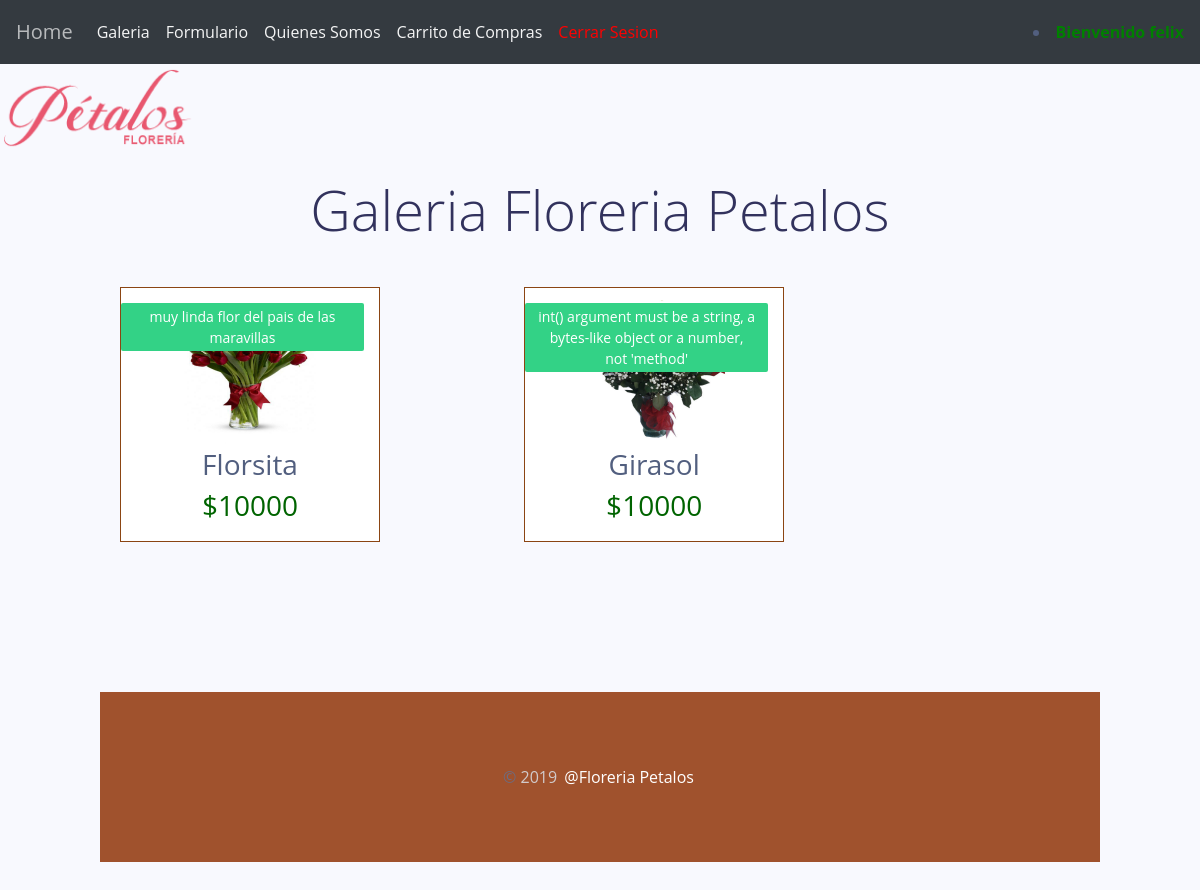
The app's page /galeria/ (signed in), older data.
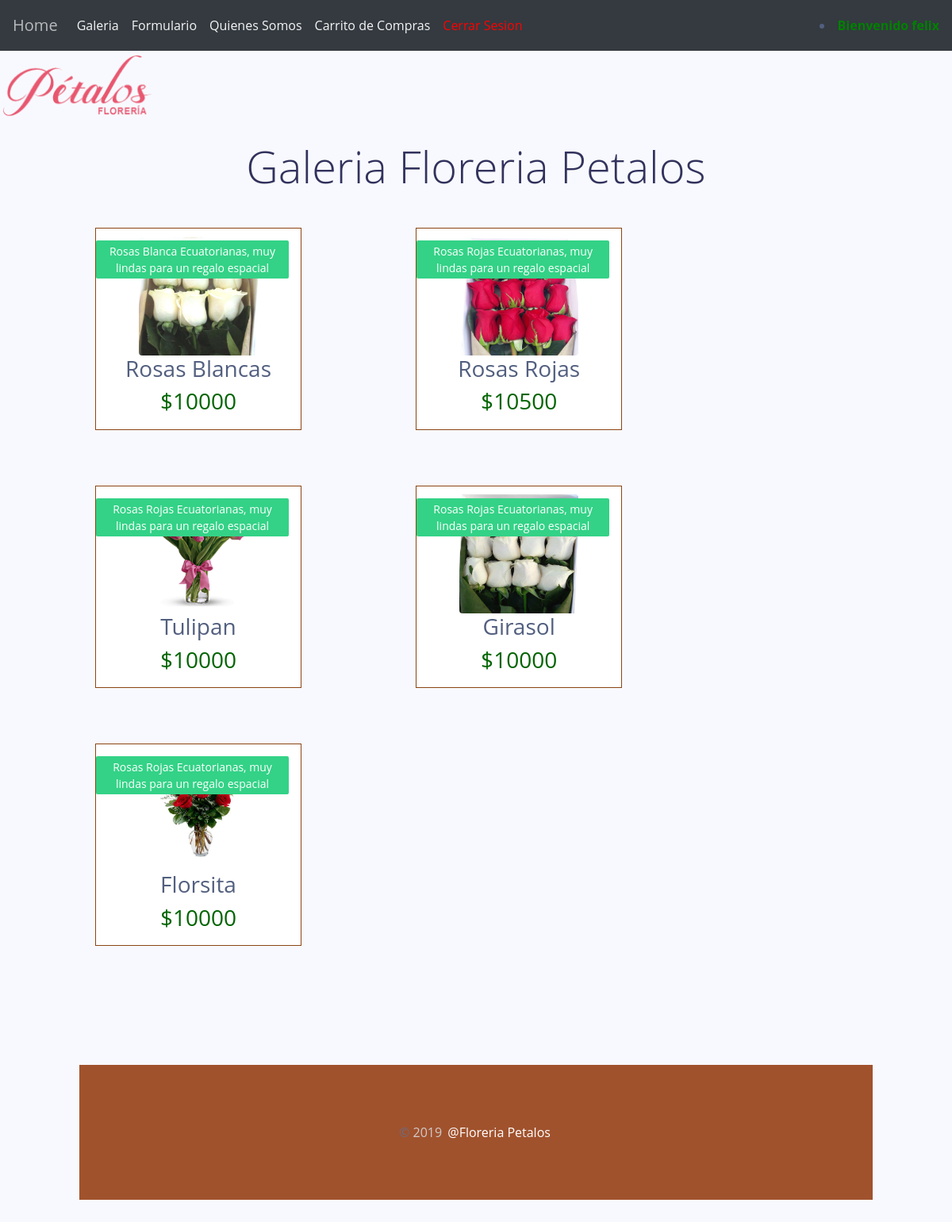
The same page, newer data.
### core/models.py (models this page shows, shortened)
class Flores(models.Model):
    imagen=models.ImageField(upload_to="flores",null=True)
    name=models.CharField(max_length=100, primary_key=True)
    precio=models.IntegerField()
    descripcion=models.TextField()
    estado=models.BooleanField()
    stock=models.IntegerField()

### core/views.py (the view)
# urls.py: path('galeria/',galeria,name='GALE'),
@login_required(login_url='/login/')
def galeria(request):
    flor=Flores.objects.all()
    return render(request,'core/galeria.html',{'lista':flor})

### core/templates/core/galeria.html (shortened to what this page needs)
{% extends "core/base.html" %} {% block titulo %} Galeria de Flores - Floreria Petalos {% endblock titulo %} {% load static %} {% block contenido %}
<h1 class="text-center display-4 my-4 ">Galeria Floreria Petalos</h1>
{% for f in lista %}
<div class="col-lg-3 col-md-4 col-sm-6 mix sale rounded" style="display: inline-block; padding: 20px; margin-left: 100px; " data-bound="">
    <div class="single_product" style="border:1px solid saddlebrown; padding-bottom: 10px;">
        <center>
            <div class="product_image" style="padding-top: 10px">
                <img src="{{f.imagen.url}}" style="width:150px; height: 150px; border-image: 2px; text-align: center;" class="rounded">
                <h3>{{f.name}}</h3>
                <div class="new_badge" style="text-align: center;">{{f.descripcion}}</div>
            </div>
        </center>
        <div class="product_btm_text" style="text-align: center;">
            <h3 class="price" style="color:darkgreen; size: 50pxpx;">${{f.precio}}</h3>
        </div>
    </div>
</div>
{% endfor %} {% endblock contenido %}

### core/templates/core/base.html (shortened to what this page needs)
<!DOCTYPE html>
<html lang="en">
{% load pwa %}
{% load static %}
<head>
    <link rel="stylesheet" href="https://stackpath.bootstrapcdn.com/bootstrap/4.3.1/css/bootstrap.min.css">
    <link rel="stylesheet" href="https://stackpath.bootstrapcdn.com/font-awesome/4.7.0/css/font-awesome.min.css" />
    <link  rel="stylesheet" href="{% static 'css/estilos.css' %}" type="text/css" >
</head>
<body>
    <nav class="navbar navbar-expand-lg navbar-dark bg-dark">
        <a class="navbar-brand" href="{% url 'HOME' %}">Home</a>
        <div class="collapse navbar-collapse" id="navbarSupportedContent">
            <ul class="navbar-nav mr-auto">
                {% if user.is_authenticated %}
                <li class="nav-item">
                    <a class="nav-link" href="{% url 'GALE' %}">Galeria</a>
                </li>
                {% endif %} {% if user.is_authenticated %} {% if user.is_staff %}
                <li class="nav-item">
                    <a class="nav-link" href="{% url 'FORMI' %}">Formulario</a>
                </li>
                {% endif %} {% endif %} {% if user.is_authenticated %}
                <li class="nav-item">
                    <a class="nav-link" href="{% url 'QUIEN' %}">Quienes Somos</a>
                </li>
                {% endif %} {% if user.is_authenticated %}
                <li class="nav-item dropdown">
                    <a class="nav-link" href="{% url 'CARRITO' %}">Carrito de Compras</a>
                </li>
                {% endif %}
                {% if user.is_authenticated %}
            <form class="form-inline my-2 my-lg-0">
                <li class="nav-item dropdown">
                    <a style="color: red;" class="nav-link" href="{% url 'CERRAR' %}">Cerrar Sesion</a>
                </li>
                {% endif %}
            </ul>
                <li>
                <b style="color: green;">Bienvenido {{ user.username }}</b>
                </li>
        </div>
    </nav>
    <div>
        <img src="{% static 'core/img/logo-floreria.png' %}" alt="" style="width: 200px">
    </div>
    {% block contenido %}
    {% endblock contenido %}
 <footer style="margin: 100px;">
      <div class="bottom section-padding">
          <div class="container">
            <div class="row">
              <div class="col-md-12 text-center">
                <div class="copyright">
                  <p>© <span>2019</span> <a href="{% url 'HOME' %}" class="transition">@Floreria Petalos</a></p>
                </div>
              </div>
            </div>
          </div>
        </div>
  </footer>
</body>
</html>

### core/static/core/css/estilos.css (style rules this page uses)
body { font-family: 'Roboto'; font-size: 16px; }
.mix { display: none; }
.single_product { text-align: center; overflow: hidden; margin-bottom: 30px; border: 1px solid rgba(0, 0, 0, 0.02); padding-bottom: 20px; background: #fff; transition: .5s; }
.product_image { overflow: hidden; position: relative; }
.product_image img { width: 100%; height: auto; transition: all 1.5s ease 0s; }
.new_badge { display: inline-block; background: #33d286; color: #fff; padding: 3px 12px; font-size: 14px; position: absolute; top: 15px; right: 15px; border-radius: 2px; }
.section-padding { padding: 60px 0; }
.bottom { background-color: sienna; }
.bottom .copyright { color: #e5e5e5; font-weight: 600; }
.copyright a { color: white; margin-left: 3px; padding-right: 3px; }
.bottom p { margin-bottom: 0; line-height: 50px; font-size: 16px; font-weight: 400; }
.copyright p span { color: #d1caca; }
.bottom .copyright p, .bottom .copyright a:hover { color: #6c6d83; }
:root { --blue: #5e72e4; --indigo: #5603ad; --purple: #8965e0; --pink: #f3a4b5; --red: #f5365c; --orange: #fb6340; --yellow: #ffd600; --green: #2dce89; --teal: #11cdef; --cyan: #2bffc6; --white: #fff; --gray: #8898aa; --gray-dark: #32325d; --light: #ced4da; --lighter: #e9ecef; --primary: #5e72e4; --secondary: #f7fafc; --success: #2dce89; --info: #11cdef; --warning: #fb6340; --danger: #f5365c; --light: #adb5bd; --dark: #212529; --default: #172b4d; --white: #fff; --neutral: #fff; --darker: black; --breakpoint-xs: 0; --breakpoint-sm: 576px; --breakpoint-md: 768px; --breakpoint-lg: 992px; --breakpoint-xl: 1200px; --font-family-sans-serif: Open Sans, sans-serif; --font-family-monospace: SFMono-Regular, Menlo, Monaco, Consolas, 'Liberation Mono', 'Courier New', monospace; }
*, *::before, *::after { box-sizing: border-box; }
html { font-family: sans-serif; line-height: 1.15; -webkit-text-size-adjust: 100%; -ms-text-size-adjust: 100%; -ms-overflow-style: scrollbar; -webkit-tap-highlight-color: rgba(0, 0, 0, 0); }
figcaption, footer, header, main, nav, section { display: block; }
body { font-family: Open Sans, sans-serif; font-size: 1rem; font-weight: 400; line-height: 1.5; margin: 0; text-align: left; color: #525f7f; background-color: #f8f9fe; }
h1 { margin-top: 0; margin-bottom: .5rem; }
p { margin-top: 0; margin-bottom: 1rem; }
ul { margin-top: 0; margin-bottom: 1rem; }
a { text-decoration: none; color: #5e72e4; background-color: transparent; -webkit-text-decoration-skip: objects; }
img { vertical-align: middle; border-style: none; }
h1, .h1 { font-family: inherit; font-weight: 600; line-height: 1.5; margin-bottom: .5rem; color: #32325d; }
h1, .h1 { font-size: 1.625rem; }
.collapse:not(.show) { display: none; }
.nav-link { display: block; padding: .25rem .75rem; }
.navbar { position: relative; display: flex; padding: 1rem 1rem; flex-wrap: wrap; align-items: center; justify-content: space-between; }
.navbar-brand { font-size: 1.25rem; line-height: inherit; display: inline-block; margin-right: 1rem; padding-top: .0625rem; padding-bottom: .0625rem; white-space: nowrap; }
.navbar-nav { display: flex; flex-direction: column; margin-bottom: 0; padding-left: 0; list-style: none; }
.navbar-nav .nav-link { padding-right: 0; padding-left: 0; }
.navbar-collapse { flex-basis: 100%; flex-grow: 1; align-items: center; }
.navbar-dark .navbar-brand { color: rgba(255, 255, 255, .65); }
.navbar-dark .navbar-nav .nav-link { color: rgba(255, 255, 255, .95); }
.my-4 { margin-top: 1.5rem !important; }
.mb-4, .my-4 { margin-bottom: 1.5rem !important; }
.text-center { text-align: center !important; }
.nav-link { color: #525f7f; }

Row changes from the older to the newer data that the page shows:
added Flores: imagen (picture), name "Rosas Blancas", descripcion "Rosas Blanca Ecuatorianas, muy lindas para un regalo espacial", precio "10000"
added Flores: imagen (picture), name "Rosas Rojas", descripcion "Rosas Rojas Ecuatorianas, muy lindas para un regalo espacial", precio "10500"
added Flores: imagen (picture), name "Tulipan", descripcion "Rosas Rojas Ecuatorianas, muy lindas para un regalo espacial", precio "10000"
changed Flores "Girasol": imagen: a different picture; descripcion "int() argument must be a string, a bytes-like object or a number, not 'method'" → "Rosas Rojas Ecuatorianas, muy lindas para un regalo espacial"; moves up the list
changed Flores "Florsita": imagen: a different picture; descripcion "muy linda flor del pais de las maravillas" → "Rosas Rojas Ecuatorianas, muy lindas para un regalo espacial"
